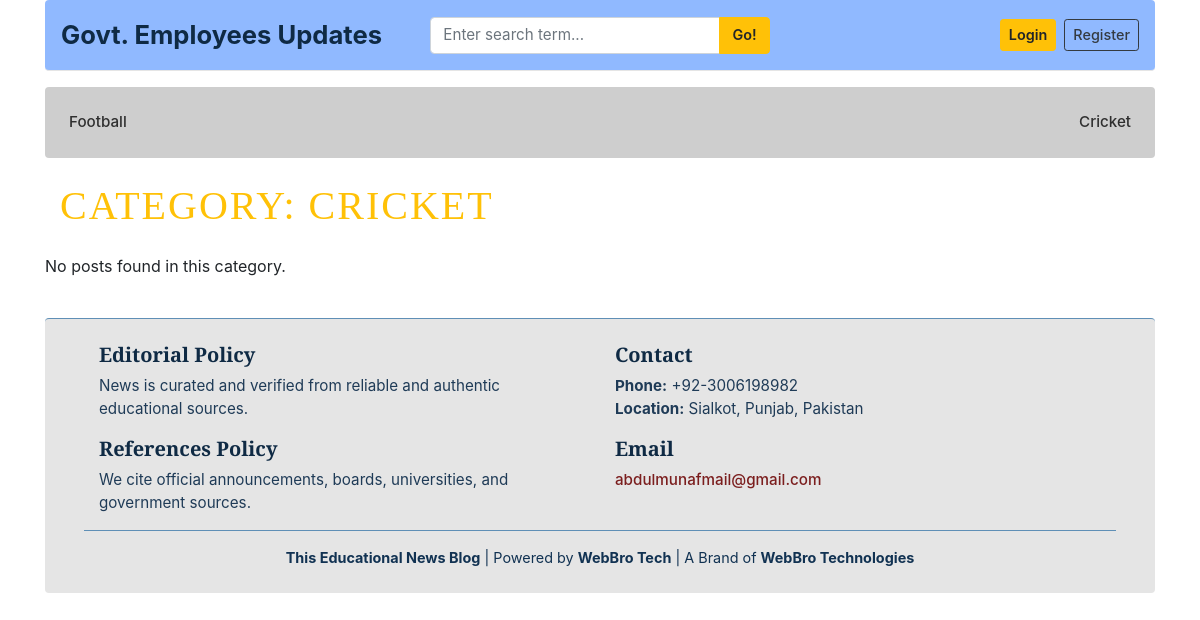
The page /category/13/ on the database as committed earlier.
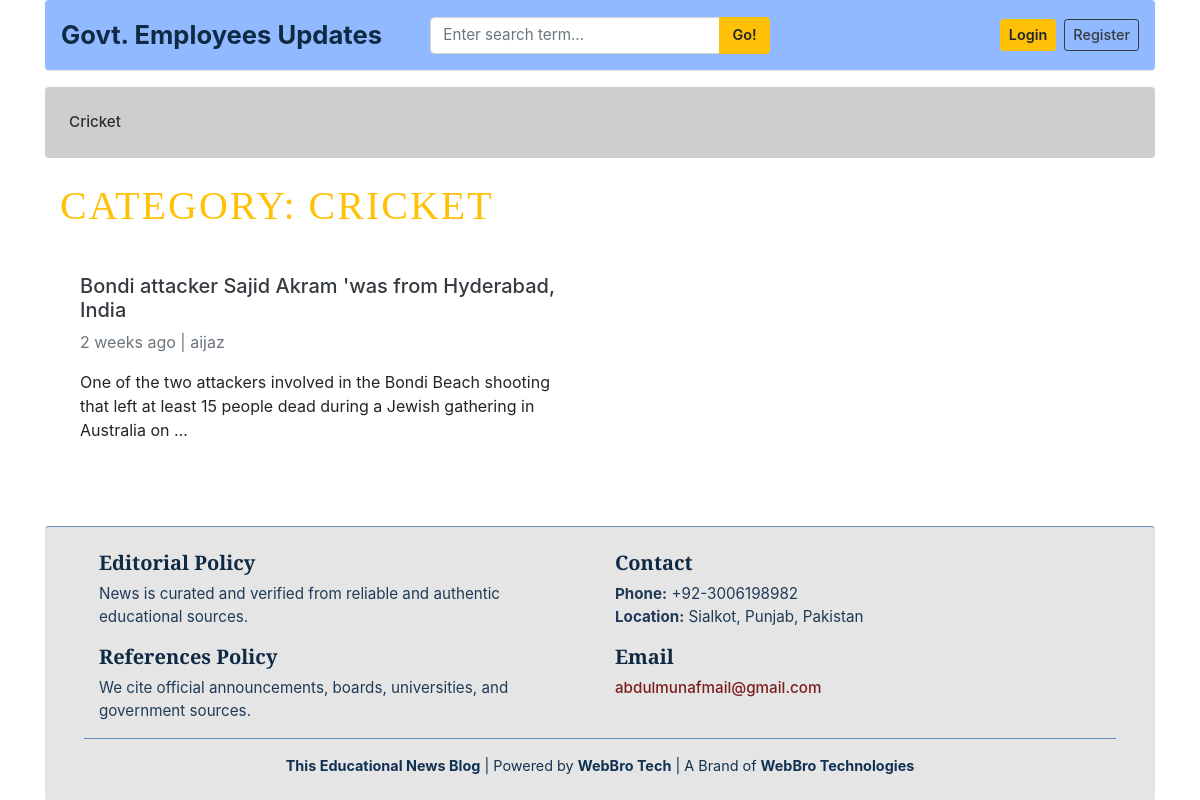
The same page on the database as committed later.
### blogs/models.py (models this page shows, shortened)
class Category(models.Model):
    category_name = models.CharField(max_length=50, unique=True)
    created_at = models.DateTimeField(auto_now_add=True)
    updated_at = models.DateTimeField(auto_now=True)
    class Meta:
        verbose_name_plural = 'Categories'
    def __str__(self):
        return self.category_name

class Blog(models.Model):
    title = models.CharField(max_length=100)
    slug = models.SlugField(max_length=150, blank=True, unique=True)
    category = models.ForeignKey(Category, on_delete=models.CASCADE)
    auther = models.ForeignKey(User, on_delete=models.CASCADE , null=True)
    featured_image = models.ImageField(upload_to='uploads/%y/%m/%d')
    short_description = HTMLField()
    blog_body = HTMLField()
    pdf_file = models.FileField(upload_to='pdfs/', blank=True, null=True)
    status = models.CharField(max_length=20, choices = STATUS_CHOICES, default = "Draft")
    is_featured = models.BooleanField(default=False)
    created_at = models.DateTimeField(auto_now_add=True)
    updated_at = models. DateTimeField(auto_now=True)

### blogs/views.py (the view)
# urls.py: path('<int:category_id>/', views.posts_by_category, name='posts_by_category'),
def posts_by_category(request, category_id):
    posts = Blog.objects.filter(status= 'Published', category=category_id)
    category = get_object_or_404(Category, pk=category_id)
    context = {
        'posts': posts,
        'category': category,
        }
    return render (request, 'posts_by_category.html', context)

### blogs/context_processors.py (called while the page is built)
def get_categories(request):
    categories = Category.objects.all()
    return dict(categories=categories)

def get_social_links(request):
    social_links = SocialLinks.objects.all()
    return dict(social_links=social_links)

### templates/posts_by_category.html
{% extends 'base.html' %}
{% block content %}
<main class="container my-4" role="main">
  <header class="mb-4" aria-labelledby="category-title">
    <h1 id="category-title" class="text-uppercase text-warning" style="letter-spacing: 2px;">
      Category: {{ category }}
    </h1>
  </header>
  <section class="row mb-2" aria-labelledby="posts-list">
    {% if posts %}
      {% for post in posts %}
      <article class="col-md-6 mb-4" aria-labelledby="post-title-{{ post.id }}">
        <div class="card border-0 h-100">
          <div class="card-body">
            <h2 id="post-title-{{ post.id }}" class="h5">
              <a href="{% url 'blogs' post.slug %}" class="text-dark">
                {{ post.title }}
              </a>
            </h2>
            <p class="text-muted mb-2">
              <time datetime="{{ post.created_at|date:'c' }}">
                {{ post.created_at|timesince }} ago
              </time>
              | {{ post.auther }}
            </p>
            <p class="card-text">
              {{ post.short_description|truncatewords:25|safe }}
            </p>
          </div>
        </div>
      </article>
      {% endfor %}
    {% else %}
      <p role="alert">No posts found in this category.</p>
    {% endif %}
  </section>
</main>
{% endblock %}

### templates/base.html (shortened to what the changed rows need)
{% load static %}
<!DOCTYPE html>
<html lang="en">
<head>
  <link href="https://getbootstrap.com/docs/4.0/dist/css/bootstrap.min.css" rel="stylesheet">
  <link href="{% static 'css/blog.css' %}" rel="stylesheet">
  <link rel="stylesheet"
        href="https://cdnjs.cloudflare.com/ajax/libs/font-awesome/4.7.0/css/font-awesome.min.css">
</head>
<body>
<div class="container">
  <div class="p-3 mb-3 rounded nav-scroller"
      style="background-color:#cecece;">
    <nav class="nav d-flex justify-content-between flex-wrap">
      {% for cat in categories %}
        <a href="{% url 'posts_by_category' cat.id %}"
          class="p-2 nav-link"
          style="color:#2f2f2f;
                  font-weight:500;
                  font-size:0.95rem;
                  text-decoration:none;">
          {{ cat.category_name }}
        </a>
      {% endfor %}
    </nav>
  </div>
  {% block content %}
  {% endblock %}
</div>
</body>
</html>

Rows that differ between the two databases and show on the page:
removed Category: category_name "Football"
added Blog: title "Bondi attacker Sajid Akram 'was from Hyderabad, India", created_at "2 weeks", auther "aijaz", short_description "One of the two attackers involved in the Bondi Beach shooting that left at least 15 people dead during a Jewish gathering in Australia on …"
Other text that changed with them:
text no longer shown: "No posts found in this category."
